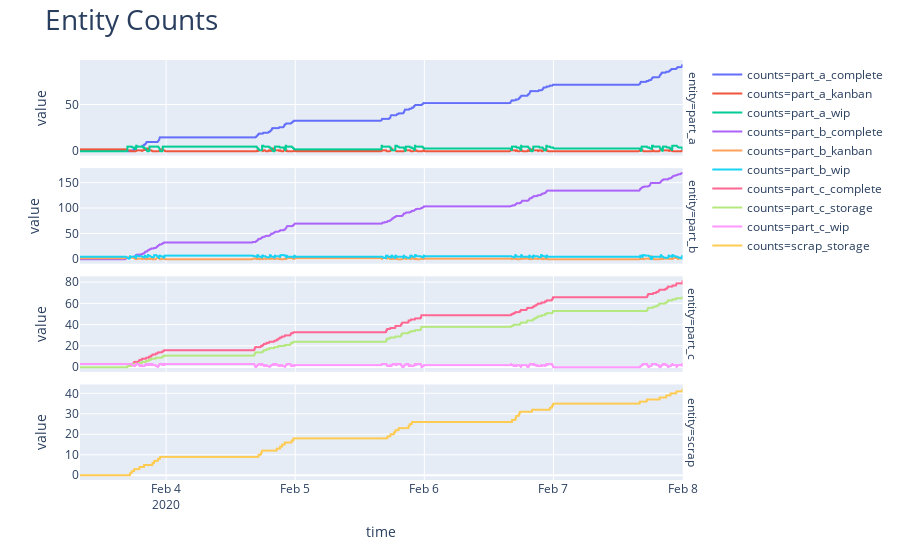

The cell this chart's notebook holds for it:
### Code cell
output_viewer.plot_entity_timeline(entity_df=entity_df,
                                   height=800)
